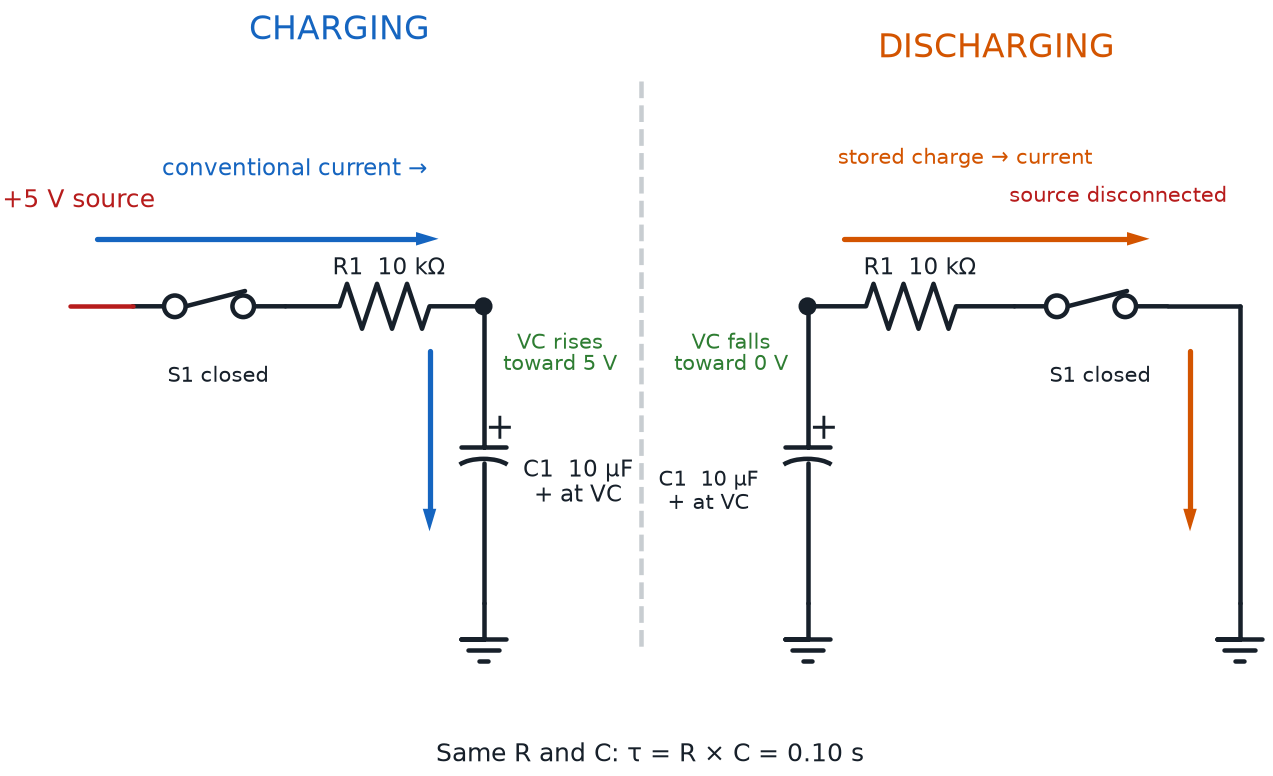

This figure's Python source:
#!/usr/bin/env python3
"""Render RC charging and discharging paths.

Prompt:
    Draw matched side-by-side RC circuits. The CHARGING panel shows a 5 V
    source, closed switch, resistor, capacitor to ground, capacitor-voltage
    node VC, and conventional current flowing from the source through R1 into
    C1. The DISCHARGING panel shows the source disconnected and the charged
    capacitor releasing current through the same resistor and a closed switch
    to ground. Use R1=10 kΩ and C1=10 µF, mark C1 polarity, show VC rising or
    falling, and keep all current arrows outside the wires and symbols.

Topology: charge +5V->S1->R1->VC->C1->GND. Discharge C1+ at VC->R1->S1->GND,
with the source disconnected. Panels repeat the same component values.
Assumptions: C1 is polarized with its positive terminal at VC.
"""

from pathlib import Path
import sys

sys.path.insert(0, str(Path(__file__).resolve().parents[3]))
import schemdraw.elements as elm
from docs.schematic_utils import (
    BLUE,
    GREEN,
    INK,
    ORANGE,
    RED,
    arrow,
    dot,
    drawing,
    ground,
    save_cli,
    text,
    wire,
)


def build_drawing():
    d = drawing()
    text(d, "CHARGING", (3.7, 7.5), color=BLUE, fontsize=13)
    text(d, "+5 V source", (0.8, 5.6), color=RED, fontsize=10)
    sw1 = d.add(elm.Switch(nc=True).right().at((1.5, 4.5)).to((3.2, 4.5)).color(INK))
    wire(d, (0.8, 4.5), sw1.start, color=RED)
    r1 = d.add(elm.Resistor().right().at(sw1.end).to((5.4, 4.5)).color(INK))
    dot(d, r1.end)
    cap1 = d.add(elm.Capacitor2(polar=True).down().at(r1.end).to((5.4, 1.2)).color(INK))
    ground(d, cap1.end)
    text(d, "S1 closed", (2.35, 3.85), fontsize=8.5)
    text(d, "R1  10 kΩ", (4.25, 5.05), fontsize=9)
    text(d, "VC rises\ntoward 5 V", (6.15, 4.1), color=GREEN, fontsize=8.5)
    text(d, "C1  10 µF\n+ at VC", (6.35, 2.65), fontsize=9)
    arrow(d, (1.1, 5.25), (4.9, 5.25), color=BLUE)
    arrow(d, (4.8, 4.0), (4.8, 2.0), color=BLUE)
    text(d, "conventional current →", (3.2, 6.15), color=BLUE, fontsize=9)

    text(d, "DISCHARGING", (11.0, 7.5), color=ORANGE, fontsize=13)
    cap2 = d.add(
        elm.Capacitor2(polar=True).down().at((9.0, 4.5)).to((9.0, 1.2)).color(INK)
    )
    ground(d, cap2.end)
    dot(d, cap2.start)
    r2 = d.add(elm.Resistor().right().at(cap2.start).to((11.3, 4.5)).color(INK))
    sw2 = d.add(elm.Switch(nc=True).right().at(r2.end).to((13.0, 4.5)).color(INK))
    wire(d, sw2.end, (13.8, 4.5))
    wire(d, (13.8, 4.5), (13.8, 1.2))
    ground(d, (13.8, 1.2))
    text(d, "VC falls\ntoward 0 V", (8.05, 4.1), color=GREEN, fontsize=8.5)
    text(d, "C1  10 µF\n+ at VC", (7.8, 2.55), fontsize=8.5)
    text(d, "R1  10 kΩ", (10.15, 5.05), fontsize=9)
    text(d, "S1 closed", (12.15, 3.85), fontsize=8.5)
    text(d, "source disconnected", (12.35, 5.85), color=RED, fontsize=8.5)
    arrow(d, (9.4, 5.25), (12.8, 5.25), color=ORANGE)
    arrow(d, (13.25, 4.0), (13.25, 2.0), color=ORANGE)
    text(d, "stored charge → current", (10.65, 6.25), color=ORANGE, fontsize=8.5)
    wire(d, (7.15, 7.0), (7.15, 0.7), color="#c8cdd1", ls="--")
    text(d, "Same R and C: τ = R × C = 0.10 s", (7.15, -0.35), fontsize=10)
    return d


if __name__ == "__main__":
    save_cli(build_drawing, __doc__)
